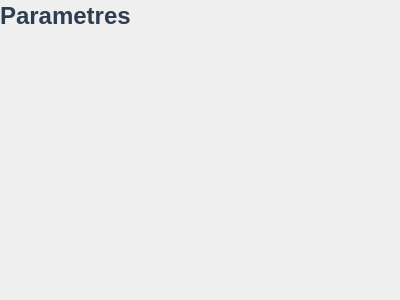
<?xml version="1.0" encoding="UTF-8"?>
<ui version="4.0">
 <class>Parametres</class>
 <widget class="QWidget" name="Parametres">
  <property name="geometry">
   <rect>
    <x>0</x>
    <y>0</y>
    <width>400</width>
    <height>300</height>
   </rect>
  </property>
  <property name="windowTitle">
   <string>Parametres</string>
  </property>
  <widget class="QLabel" name="label">
   <property name="geometry">
    <rect>
     <x>0</x>
     <y>0</y>
     <width>141</width>
     <height>31</height>
    </rect>
   </property>
   <property name="styleSheet">
    <string notr="true">  color: #2C3E50;
    font-family: 'Segoe UI', Arial, sans-serif;
    font-size: 24px;
    font-weight: bold;</string>
   </property>
   <property name="text">
    <string>Parametres</string>
   </property>
  </widget>
 </widget>
 <resources/>
 <connections/>
</ui>
